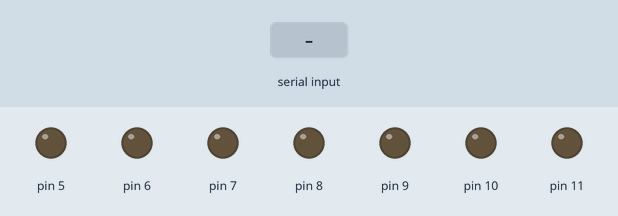
Recording of a sketch running on a simulated Arduino Uno, built with avr-gcc and run on an emulated ATmega328P. Parts: output pins drawn as LEDs (lit = HIGH). Dashed ring = blinking. Inputs (shaded band) come from the test bench.

Above: at 1.2 s.
1.3 s: "90,45\n" received over Serial
At 1.51 s:
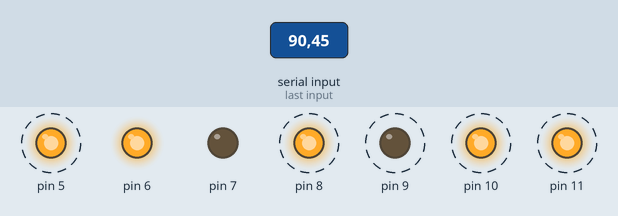
3.0 s: "30,150\n" received over Serial
At 3.26 s:
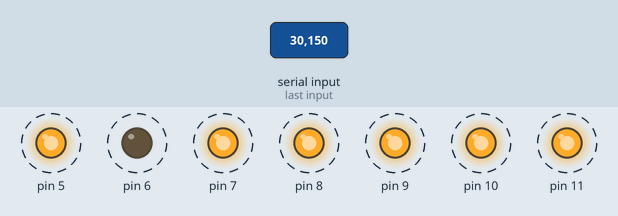
6.0 s: "2\n" received over Serial
At 6.7 s:
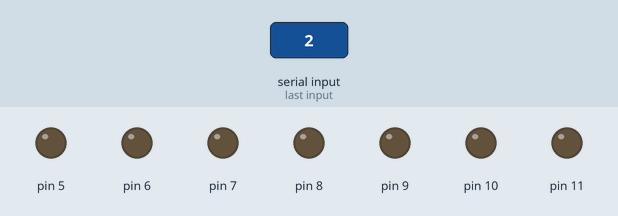
Timing chart, 0 to 9.0 s (numbered marks = the images above; inputs shaded):
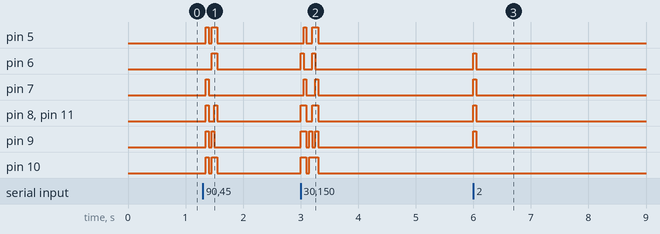

Measured:
- after the input at 1.3 s, pin 5: alternates HIGH for 0.08 s and LOW for 0.05 s, 4 changes in all, then stays LOW, starting after 0.05 s; pin 6: LOW → HIGH after 0.15 s, → LOW 0.10 s later
- after the input at 3.0 s, pin 5: alternates HIGH for 0.08 s and LOW for 0.10 s, 4 changes in all, then stays LOW, starting after 0.05 s; pin 6: alternates HIGH for 0.05 s and LOW for 0.15 s, 4 changes in all, then stays LOW, starting at once
- after the input at 6.0 s, pin 6–9, pin 11: LOW → HIGH at once, → LOW 0.05 s later

The sketch:

counter.ino
```cpp
// the setup routine runs once when you press reset:

void setup() {
    // initialize the digital pin as an output.
    for (int i=5; i<12; i++)
        pinMode(i, OUTPUT);

    Serial.begin(9600);
}

void lightNum(int num)
{

  digitalWrite(5, LOW);
  digitalWrite(6, LOW);
  digitalWrite(7, LOW);
  digitalWrite(8, LOW);
  digitalWrite(9, LOW);
  digitalWrite(10, LOW);
  digitalWrite(11, LOW);


  switch (num)
    {
      case 0:
        digitalWrite(5, HIGH);
        digitalWrite(7, HIGH);
        digitalWrite(8, HIGH);
        digitalWrite(9, HIGH);
        digitalWrite(10, HIGH);
        digitalWrite(11, HIGH);
        break;

       case 1:
        digitalWrite(9, HIGH);
        digitalWrite(10, HIGH);
        break;

       case 2:
        digitalWrite(6, HIGH);
        digitalWrite(7, HIGH);
        digitalWrite(8, HIGH);
        digitalWrite(9, HIGH);
        digitalWrite(11, HIGH);
        break;

       case 3:
        digitalWrite(6, HIGH);
        digitalWrite(8, HIGH);
        digitalWrite(9, HIGH);
        digitalWrite(10, HIGH);
        digitalWrite(11, HIGH);
        break;

       case 4:
        digitalWrite(5, HIGH);
        digitalWrite(6, HIGH);
        digitalWrite(9, HIGH);
        digitalWrite(10, HIGH);
        break;

       case 5:
        digitalWrite(5, HIGH);
        digitalWrite(6, HIGH);
        digitalWrite(8, HIGH);
        digitalWrite(10, HIGH);
        digitalWrite(11, HIGH);
        break;

       case 6:
        digitalWrite(5, HIGH);
        digitalWrite(6, HIGH);
        digitalWrite(7, HIGH);
        digitalWrite(8, HIGH);
        digitalWrite(10, HIGH);
        digitalWrite(11, HIGH);
        break;

       case 7:
        digitalWrite(8, HIGH);
        digitalWrite(9, HIGH);
        digitalWrite(10, HIGH);
        break;

       case 8:
        digitalWrite(5, HIGH);
        digitalWrite(6, HIGH);
        digitalWrite(7, HIGH);
        digitalWrite(8, HIGH);
        digitalWrite(9, HIGH);
        digitalWrite(10, HIGH);
        digitalWrite(11, HIGH);
        break;
    }
}

// the loop routine runs over and over again forever:
void loop() {
    if (!Serial.available())
        return;

    int i = Serial.read() - '0';

    lightNum(i);
    delay(50);
}
```
